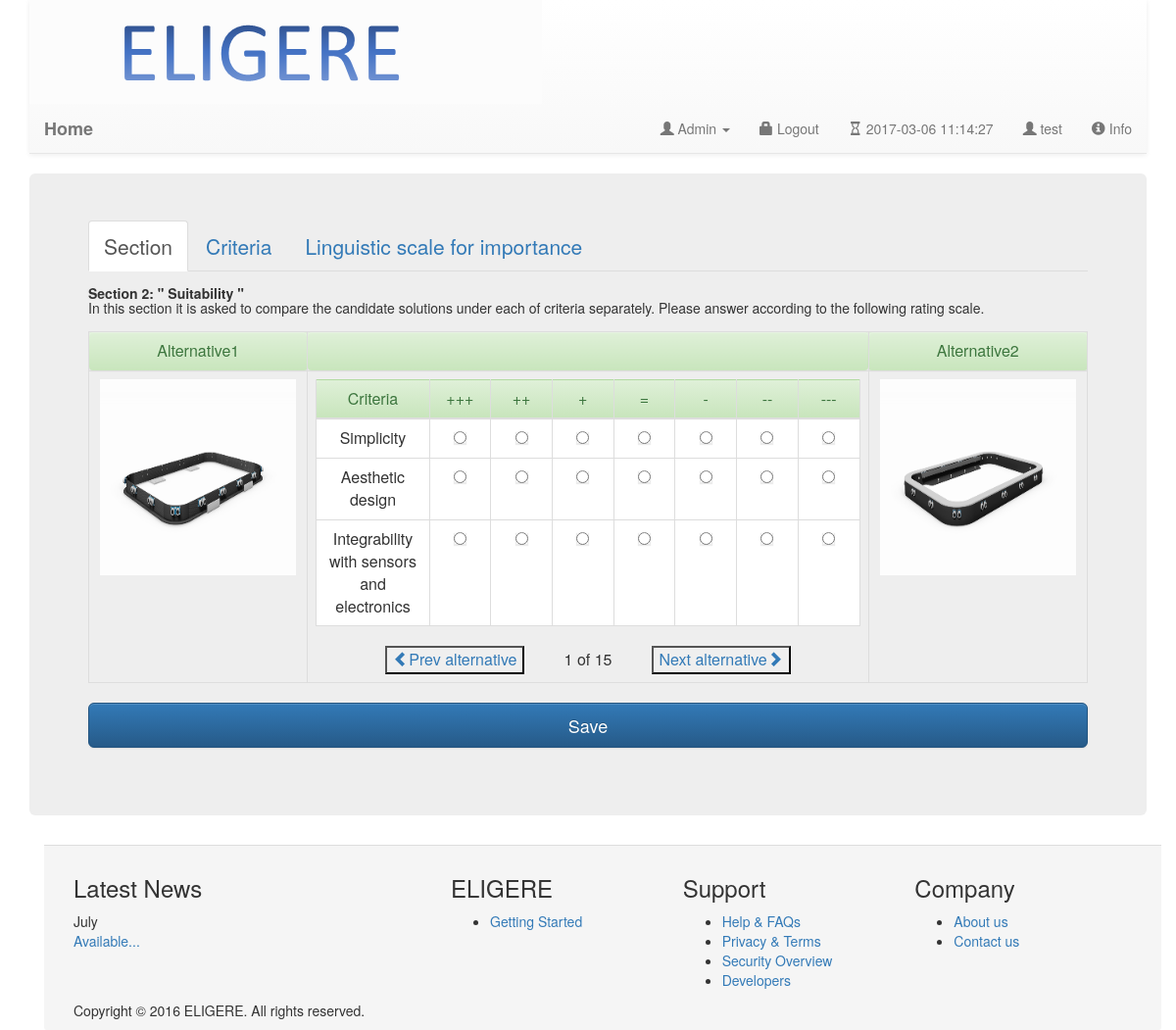
The app's page /WebApplication/getSuitabilityGood.php (signed in) with its own data.
### tables this page shows
CREATE TABLE `alternative` (
  `id` int(11) NOT NULL,
  `name` char(20) NOT NULL,
  `description` text NOT NULL,
  `date_insert` date NOT NULL,
  `questionnaire_id` int(11) NOT NULL,
  `user_id` char(30) NOT NULL,
  `dir_path` char(50) NOT NULL,
  `dir_path_file` char(100) NOT NULL
);

CREATE TABLE `linguistic_scale` (
  `id` int(11) NOT NULL,
  `description` char(50) NOT NULL,
  `simbol` char(10) NOT NULL,
  `num` int(11) NOT NULL
);

CREATE TABLE `criteria` (
  `id` int(11) NOT NULL,
  `name` char(20) NOT NULL,
  `description` text NOT NULL,
  `date_insert` date NOT NULL,
  `quest_id` int(11) NOT NULL
);

### WebApplication/getDataFromDataBase.php (called while the page is built, shortened)
<?php
function getLinguisticScale($conn) {
	$questArray = array ();
	$query = "SELECT * FROM linguistic_scale";
	$result = $conn->query ( $query );
	if ($result->num_rows > 0) {
		while ( $row = $result->fetch_assoc () ) {
			$objLinguisticScale = new LinguisticScale ();
			$objLinguisticScale->id = $row ['id'];
			$objLinguisticScale->simbol = $row ['simbol'];
			$objLinguisticScale->description = $row ['description'];
			array_push ( $questArray, $objLinguisticScale );
		}
	} else {
	}
	return $questArray;
}
function getAllCriteriaByQuestId($conn, $quest_id) {
	if (isset ( $quest_id ) && $quest_id > 0) {
		$query = "SELECT * FROM criteria where quest_id = " . $quest_id . "";
		$result = $conn->query ( $query );
		$criteriaArray = array ();
		if ($result->num_rows > 0) {
			while ( $row = $result->fetch_assoc () ) {
				$objCriteria = new Criteria ();
				$objCriteria->id = $row ['id'];
				$objCriteria->name = $row ['name'];
				$objCriteria->description = $row ['description'];
				$objCriteria->quest_id = $row ['quest_id'];
				array_push ( $criteriaArray, $objCriteria );
			}
		} else {
		}
		return $criteriaArray;
	} else {
		return new Criteria ();
	}
}
function getAllAlternativeByQuestID($conn, $quest_id) {
	$queryAltByQuestId = "SELECT * FROM alternative where questionnaire_id = $quest_id";
	$resultAlt = $conn->query ( $queryAltByQuestId );
	$alternativeArray = array ();
	if ($resultAlt->num_rows > 0) {
		while ( $row = $resultAlt->fetch_assoc () ) {
			$objAlternative = new Alternative ();
			$objAlternative->id = $row ['id'];
			$objAlternative->name = $row ['name'];
			$objAlternative->description = $row ['description'];
			$objAlternative->quest_id = $row ['questionnaire_id'];
			$objAlternative->dir_path = $row ['dir_path'];
			$objAlternative->dir_path_file = $row ['dir_path_file'];
			array_push ( $alternativeArray, $objAlternative );
		}
	} else {
		echo "0 results";
	}
	return $alternativeArray;
}
?>

### WebApplication/util.php (called while the page is built)
<?php
	function factorial($num){
		$res = 1;
		for ($i=1;$i<=$num;$i++)
			$res=$res*$i;
		return $res;
	}
	function binomial_coeff($n,$k){
		return factorial($n)/(factorial($k)*factorial($n-$k));
	}
?>

### WebApplication/getSuitabilityGood.php (the view, shortened to what this page needs)
<?php
    include "connection.php";
	include "getDataFromDataBase.php";
	include "util.php";
	$arrayLinguisticScale = getLinguisticScale($conn);
	$criteriaArray        = getAllCriteriaByQuestId($conn,$_SESSION['questionnaire_id']);
	$arrayAlternative     = getAllAlternativeByQuestID($conn,$_SESSION['questionnaire_id']);
?>
<html lang="en">
  <body>
	<div class="container">
	    <?php include 'staticNavBar.php'; ?>
      <div class="jumbotron">
  <ul class="nav nav-tabs" role="tablist">
    <li role="presentation" class="active"><a href="#home" aria-controls="home" role="tab" data-toggle="tab">Section</a></li>
    <li role="presentation"><a href="#profile" aria-controls="profile" role="tab" data-toggle="tab">Criteria</a></li>
    <li role="presentation"><a href="#messages" aria-controls="messages" role="tab" data-toggle="tab">Linguistic scale for importance</a></li>
  </ul>
  <div class="tab-content">
    <div role="tabpanel" class="tab-pane active" id="home">
	 		 		<p> <h5>
			 		 	<b></>Section 2: " Suitability " </b><br>
						In this section it is asked to compare the candidate solutions under each of criteria separately.
						Please answer according to the following rating scale.
					</h5></p>
    </div>
				    <?php
				   	    $criteriaArray = getAllCriteriaByQuestId($conn,$_SESSION['questionnaire_id']);
				    ?>
	<div class="row">
    <div class="row">
  	<div class="col-md-12">
	<div class="container">
	    <form class='form-horizontal' id = 'alternative_form' action='<?php $_PHP_SELF ?>' method='POST'>
	    <div id="myCarousel" class="carousel slide" data-ride="carousel" data-interval="0">
	    <div class="carousel-inner" role="listbox">
	    	<?php
				$num_alt = count($arrayAlternative);
				$total_compar = binomial_coeff($num_alt,2);
				$counter = 1;
				$f=1;
				foreach ($arrayAlternative as $alt1) {
					foreach ($arrayAlternative as $alt2) {
						if( $alt2->id > $alt1->id){
							try {
								$src1='';
								$src2='';
								$scanDirAlt1 = scandir($alt1->dir_path);
								$scanDirAlt2 = scandir($alt2->dir_path);
								$numAlt1 = count($scanDirAlt1);
								$numAlt2 = count($scanDirAlt2);
								if($numAlt1>2)
									$src1 = $alt1->dir_path."/".scandir($alt1->dir_path)[2];
								if($numAlt2>2)
									$src2 = $alt2->dir_path."/".scandir($alt2->dir_path)[2];
							} catch (Exception $e) {
							}
							if($counter == 1)
								echo "<div class='item active'>";
							else
								echo "<div class='item'>";
							echo "<table class='table table-hover text-center table-bordered' >";
							echo "<tr><td class='alert alert-success text-center'> ". $alt1->name."</td>
									  <td class='alert alert-success text-center'>  </td>
									  <td class='alert alert-success text-center'> ". $alt2->name."  </td>
								  </tr>";
							echo "<tr>
										  <td >
											<img src='$src1' alt='$alt1->description' style='width:200px;height:200px;'>
										 </td>";
										 echo "<td> ";
										 echo " <table class='table text-center table-hover  table-bordered' >";
										 echo " <thead>
										   <tr class='alert alert-success' >
										   <td class='col-md-1'> Criteria   </td>";
										 if (isset($arrayLinguisticScale))
											foreach ($arrayLinguisticScale as $a){
												echo "<td class='col-md-1'> $a->simbol </td>";
										 }
										 echo "</thead>";
										 $count_quest = 1;
										 foreach ($criteriaArray as $cri) {
											echo "<tr>";
											echo "	<td>  $cri->description </td>";
											foreach ($arrayLinguisticScale as $value) {
												$r =  "r".(string)$count_quest;
												echo "<td>  <input type='radio' class='btn btn-primary'
												required='required' name='$f-$r'
												value='$value->id'/>
												</td>";
											}
    							 	echo "</tr>";
    							 	$count_quest = $count_quest + 1;
    							 }
    							 echo "</table>";
    							 echo "<a class='left' href='#myCarousel' role='button' data-slide='prev'>
    						<button type='submit'  >
    						<span class='glyphicon glyphicon-chevron-left'> </span>Prev alternative </button>
    						</a>";
    							 echo "&nbsp;&nbsp;&nbsp;&nbsp;&nbsp;&nbsp;&nbsp;&nbsp;".$counter." of ".$total_compar."&nbsp;&nbsp;&nbsp;&nbsp;&nbsp;&nbsp;&nbsp;&nbsp;";
    							 echo "<a class='right' href='#myCarousel' role='button' data-slide='next'>
    						<button type='submit'  >
    						Next alternative<span class='glyphicon glyphicon-chevron-right'> </span> </button>
    						</a>";
    							 echo "</td>";
    						echo "<td >
    							 <img src='$src2' alt='$alt2->description' style='width:200px;height:200px;'>
    				             </td></tr>";
    						echo " </table>";
    						echo "</div>";
							$counter = $counter+1;
							$f++;
						}
					}
				}
				?>
	    </div>
	  </div>
	  <input type='submit' name="saveArray" class='btn btn-lg btn-primary btn-block' value='Save ' />
	  </form>
	</div>
  	</div>
  </div>
	</div>
  </div>
</div>
  </body>
  <div class="container">
		<?php include 'footer.php'; ?>
  </div>
  </html>

### records on screen
alternative: name "Alternative1"
alternative: name "Alternative2", alternative.dir_path (picture), dir_path (picture)
linguistic_scale: simbol "+++"
linguistic_scale: simbol "++"
linguistic_scale: simbol "+"
linguistic_scale: simbol "="
linguistic_scale: simbol "-"
linguistic_scale: simbol "--"
linguistic_scale: simbol "---"
criteria: description "Simplicity"
criteria: description "Aesthetic design"
criteria: description "Integrability with sensors and electronics"

### other values on screen
$_SESSION['yourname_session'] "test"
